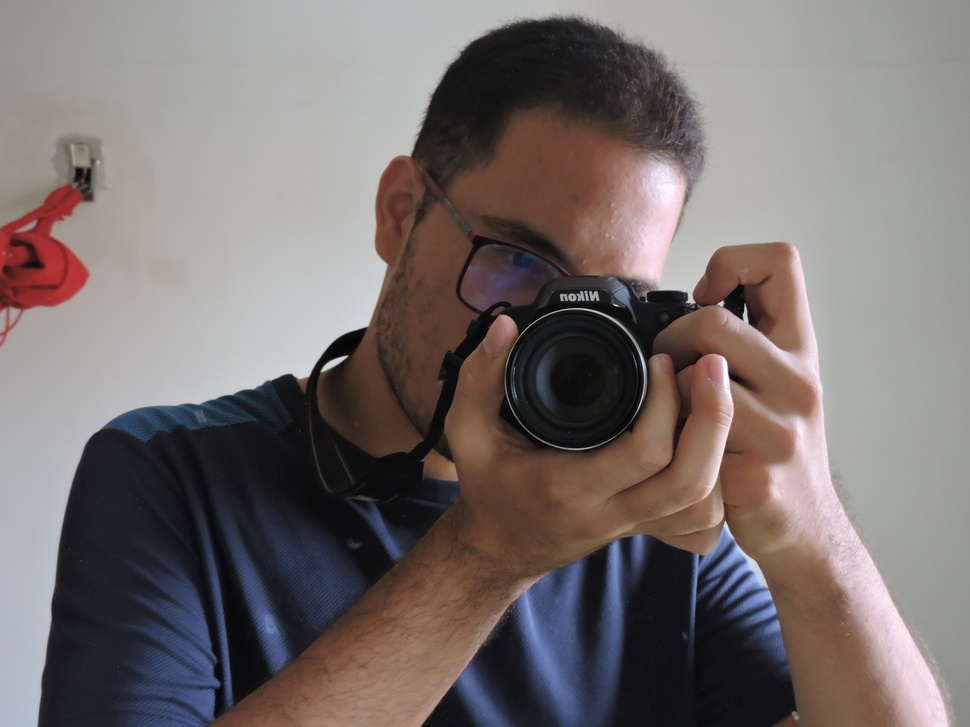
#> input picture Modulo 6 - Python/imgs/me.JPG, 970 x 727 px, shrunk from 4608 x 3456 before the run
$ python blur.py
#> lines starting #> are read from the running program, lines starting #| are printed output that depends on the picture
from PIL import Image , ImageFilter

antes = Image.open("imgs/me.JPG")
#> antes is the input picture: PIL image 970x727 RGB; mean R, G, B 119.9, 111.4, 109.8
depois = antes.filter(ImageFilter.BoxBlur(100))
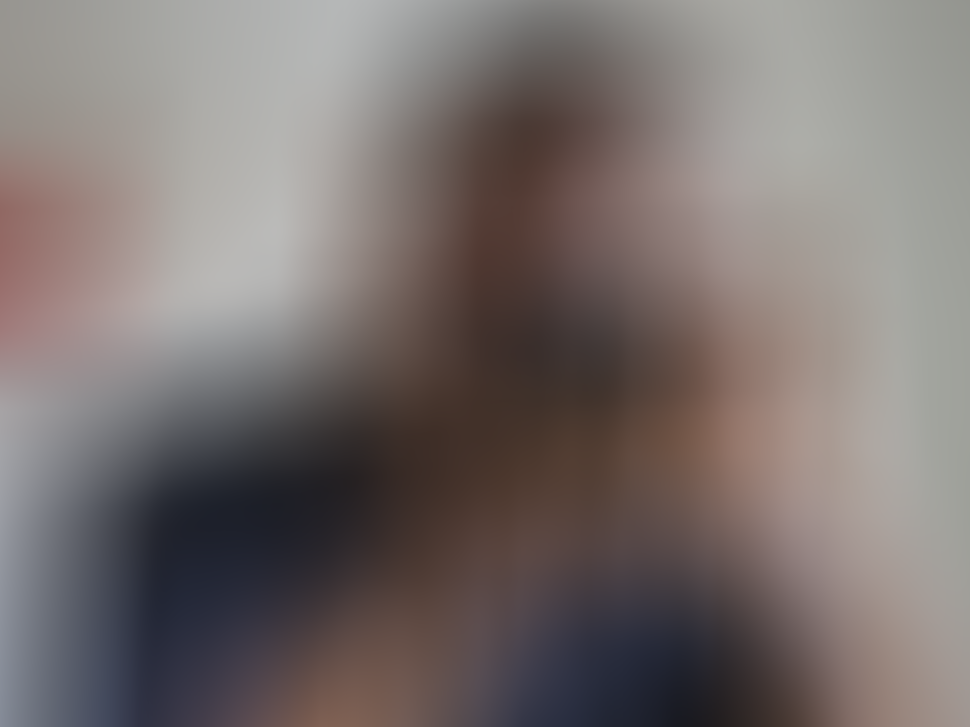
#> depois: PIL image 970x727 RGB; mean R, G, B 120.5, 111.9, 110.3
depois.save("imgs/me_depois.JPG")
